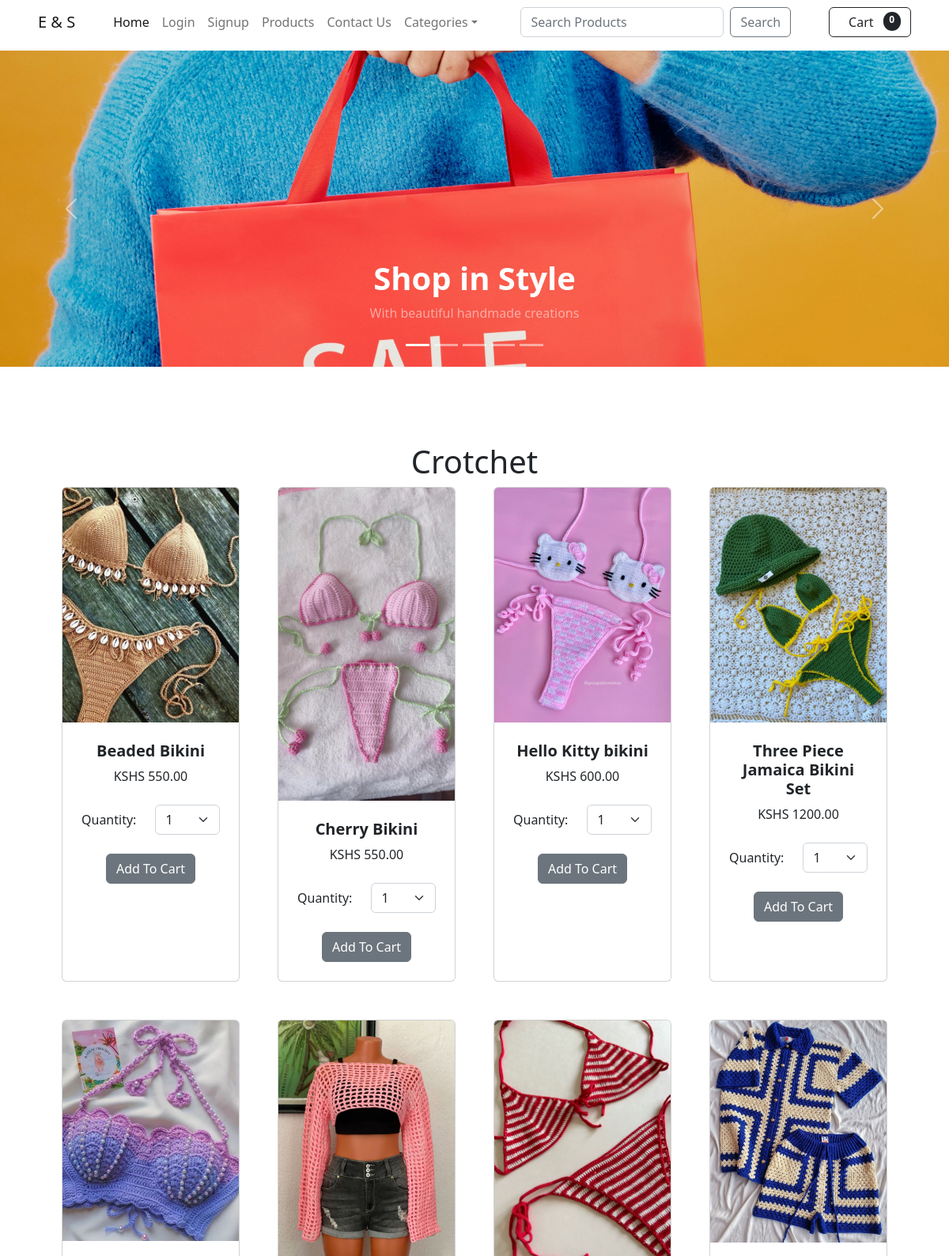
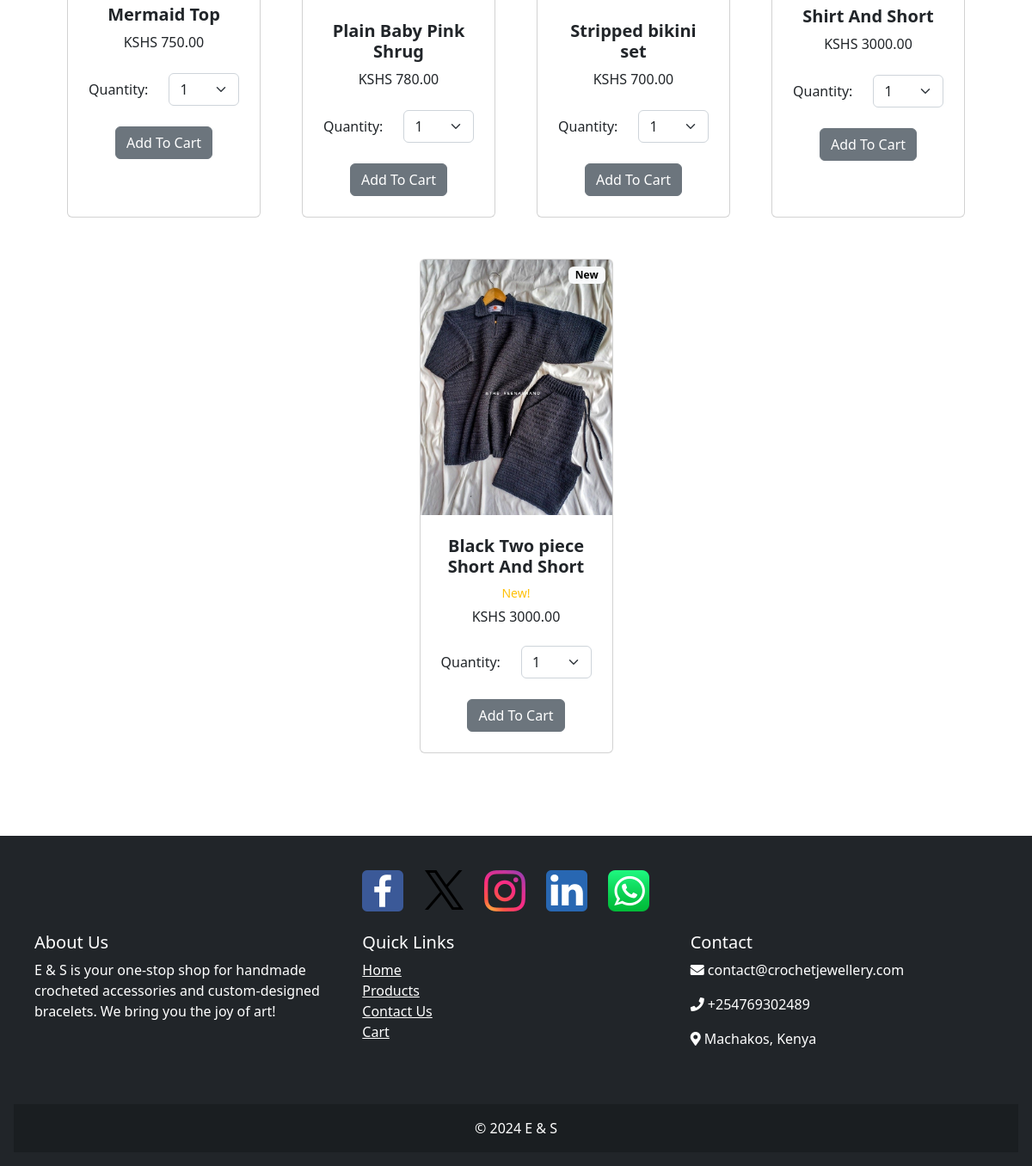
Page /category/Crotchet on the committed database (2 pictures, top to bottom).
### my_app/models.py (models this page shows, shortened)
class Category(models.Model):
    name = models.CharField(max_length=50)
    description = models.TextField()
    def __str__(self):
        return self.name
    class Meta:
        db_table = 'category'
        verbose_name_plural = 'Categories'

class Product(models.Model):
    name = models.CharField(max_length=50)
    description = models.CharField(max_length=250, default="", blank=True, null=True)
    price = models.DecimalField(default=0, max_digits=10, decimal_places=2)
    image = models.ImageField(upload_to='products/images/')
    category = models.ForeignKey(Category, related_name='products', on_delete=models.CASCADE)
    created_at = models.DateTimeField(auto_now_add=True)
    updated_at = models.DateTimeField(auto_now=True)
    is_new = models.BooleanField(default=False)
    class Meta:
        ordering = ['category']
        db_table = 'product'
        verbose_name_plural = 'Products'

### my_app/views.py (the view)
# urls.py: path('category/<str:foo>', views.category, name='category'),
def category(request, foo):
    foo = foo.replace('-', '')
    try:
        category = Category.objects.get(name=foo)
        products = Product.objects.filter(category=category)
        return render(request, "category.html", {'category': category, 'products': products})
    except:
        messages.error(request, 'Please enter a valid category.')
        return redirect('home')

### cart/cart.py (called while the page is built)
    def __len__(self):
        return len(self.cart)

### cart/context_processors.py (called while the page is built)
def cart(request):
    return {'cart': Cart(request)}

### templates/category.html (shortened to what this page needs)
{% extends 'master.html' %}
{% load static %}
{% block extra_css %}
    <link rel="stylesheet" href="{% static 'css/about.css' %}">
{% endblock %}
{% block content %}
    {% include 'header.html' %}
    <section class="py-5">
        <div class="container px-4 px-lg-5 mt-5">
            <h1 class="text-center">{{ category }}</h1>
            <div class="row gx-4 gx-lg-5 row-cols-2 row-cols-md-3 row-cols-xl-4 justify-content-center">
                {% for product in products %}
                    {% if product.is_new %}
                        <div class="col mb-5">
                            <div class="card h-100">
                                <div class="badge bg-light text-black position-absolute"
                                     style="top: 0.5rem; right: 0.5rem;">New
                                </div>
                                <img class="card-img-top" src="{{ product.image.url }}" alt="{{ product.name }}"/>
                                <div class="card-body p-4">
                                    <div class="text-center">
                                        <h5 class="fw-bolder">{{ product.name }}</h5>
                                        <div class="d-flex justify-content-center small text-warning mb-2">
                                            &nbsp;&nbsp;New!&nbsp;&nbsp;
                                        </div>
                                        <h6>KSHS {{ product.price }}</h6>
                                        <div class="d-flex gap-4 justify-content-between align-items-center mb-4 mt-4">
                                            <label for="qty-cart">Quantity:</label>
                                            <select class="form-select" id="qty-cart">
                                                <option value="1" selected>1</option>
                                            </select>
                                        </div>
                                        <button type="button" value="{{ product.id }}"
                                                class="btn btn-secondary add-cart"
                                                id="add-cart">
                                            Add To Cart
                                        </button>
                                    </div>
                                </div>
                            </div>
                        </div>
                    {% else %}
                        <div class="col mb-5">
                            <div class="card h-100">
                                <img class="card-img-top" src="{{ product.image.url }}" alt="{{ product.name }}"/>
                                <div class="card-body p-4">
                                    <div class="text-center">
                                        <h5 class="fw-bolder">{{ product.name }}</h5>
                                        KSHS {{ product.price }}
                                        <div class="d-flex gap-4 justify-content-between align-items-center mb-4 mt-4">
                                            <label for="qty-cart">Quantity:</label>
                                            <select class="form-select" id="qty-cart">
                                                <option value="1" selected>1</option>
                                            </select>
                                        </div>
                                        <button type="button" value="{{ product.id }}"
                                                class="btn btn-secondary add-cart"
                                                id="add-cart">
                                            Add To Cart
                                        </button>
                                    </div>
                                </div>
                            </div>
                        </div>
                    {% endif %}
                {% endfor %}
            </div>
        </div>
    </section>
{% endblock %}

### rows in the picture
Category: name "Crotchet"
Product: image (picture), name "Beaded Bikini", price "550.00", {{ product.id }} 2 (drawn)
Product: image (picture), name "Cherry Bikini", price "550.00", {{ product.id }} 3 (drawn)
Product: image (picture), name "Hello Kitty bikini", price "600.00", {{ product.id }} 5 (drawn)
Product: image (picture), name "Three Piece Jamaica Bikini Set", price "1200.00", {{ product.id }} 6 (drawn)
Product: image (picture), name "Mermaid Top", price "750.00", {{ product.id }} 7 (drawn)
Product: image (picture), name "Plain Baby Pink Shrug", price "780.00", {{ product.id }} 8 (drawn)
Product: image (picture), name "Stripped bikini set", price "700.00", {{ product.id }} 9 (drawn)
Product: image (picture), name "Shirt And Short", price "3000.00", {{ product.id }} 10 (drawn)
Product: image (picture), name "Black Two piece Short And Short", price "3000.00", {{ product.id }} 12 (drawn)

### other values in the picture
{{ cart|length }} "0"
